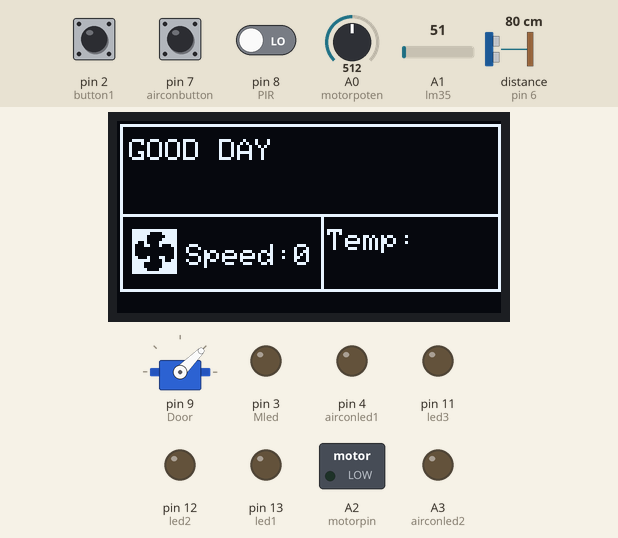
This sketch was run on a simulated Arduino Uno, built with avr-gcc and run on an emulated ATmega328P. On the bench: 128×64 one-colour display, servo, switched loads named in the sketch (green lamp = pin HIGH), output pins drawn as LEDs (lit = HIGH). Dashed ring = blinking. Inputs (shaded band) come from the test bench; at power-on: pin 8 (PIR) LOW, pin 2 (button1) HIGH, distance to the obstacle (sensor on pin 6) 80 cm, pin 7 (airconbutton) HIGH, A0 (motorpoten) = 512, A1 (lm35) = 51. The echo pulse lasts 58.3 µs per cm; pins used as bus, display or sensor lines are not drawn; what the sketch prints to the serial monitor is not drawn.

Above: at 1.2 s.
1.3 s: pin 8 (PIR) driven HIGH
At 3.6 s:
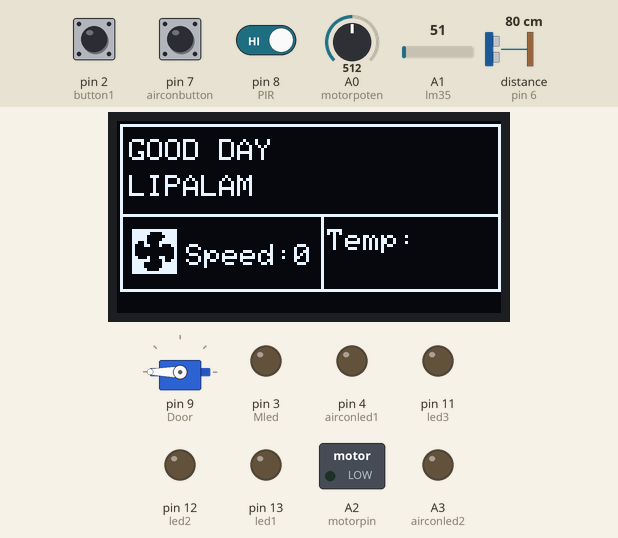
4.3 s: pin 2 (button1) pulled LOW for 3.2 s
At 6.2 s:
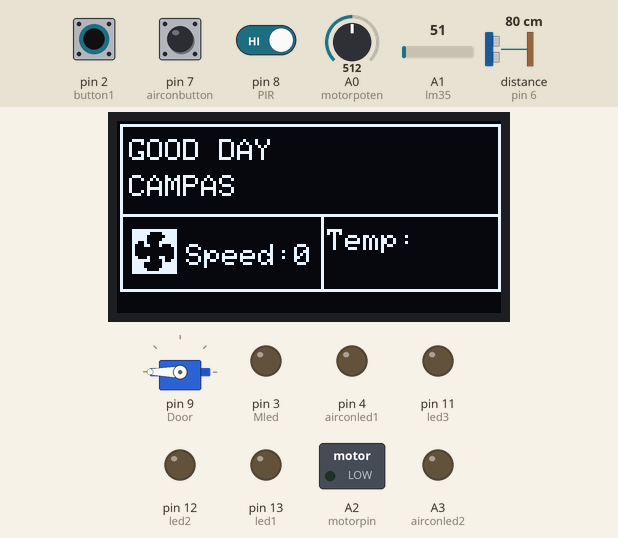
8.1 s: pin 8 (PIR) driven LOW
At 8.31 s:
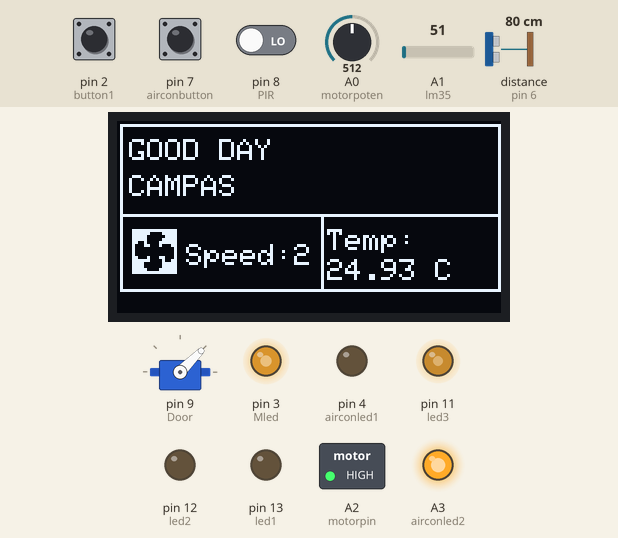
10.6 s: distance to the obstacle (sensor on pin 6) set to 63 cm
13.6 s: distance to the obstacle (sensor on pin 6) set to 57 cm
At 14.1 s:
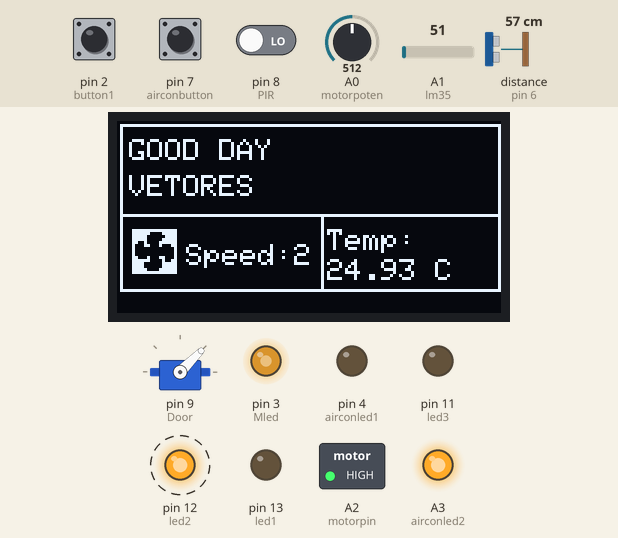
16.4 s: distance to the obstacle (sensor on pin 6) set to 33 cm
17.9 s: distance to the obstacle (sensor on pin 6) set to 28 cm
At 18.39 s:
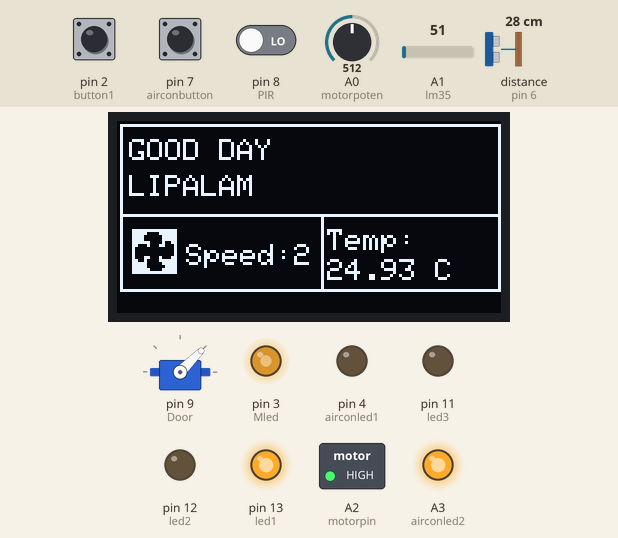
Timing chart, 0 to 20.9 s (numbered marks = the images above; inputs shaded):
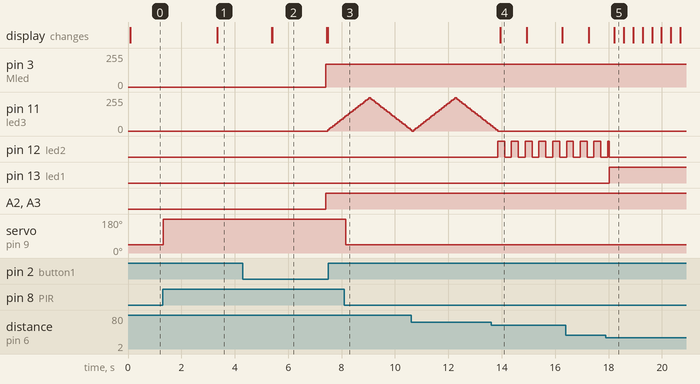

Measured:
- the behaviour switches between 61 and 60 cm on distance to the obstacle (sensor on pin 6) (found by bisection; images 3 and 4)
- the behaviour switches between 31 and 30 cm on distance to the obstacle (sensor on pin 6) (found by bisection; images 4 and 5)
- after the input at 1.3 s, servo on pin 9 (Door): 45° → 180° at once; the display: changes after 2.0 s (image 1)
- after the input at 4.3 s, pin 3 (Mled): 0/255 → 170/255 after 3.1 s; pin 11 (led3): moves from 0/255 to 100/255 over 0.58 s, starting after 3.2 s
- after the input at 8.1 s, servo on pin 9 (Door): 180° → 45° after 0.05 s
- after the input at 13.6 s, pin 11 (led3): goes on until 13.8 s, then stays 0/255; pin 12 (led2): alternates HIGH for 0.26 s and LOW for 0.26 s, starting after 0.25 s; the display: changes after 0.34 s (image 4)
- after the input at 17.9 s, pin 13 (led1): LOW → HIGH after 0.13 s; the display: changes after 0.32 s (image 5)

The sketch:

prelims_1_to_4_part.ino
```cpp
// For servo motor
#include <Servo.h>

int number_of_person;
//for all
unsigned long currentT ;

// for OLED
#include <Adafruit_GFX.h>
#include <Adafruit_SSD1306.h>
#include <Wire.h>
#include <SPI.h>
#define SCREEN_WIDTH 128
#define SCREEN_HEIGHT 64
#define OLED_RESET -1
Adafruit_SSD1306 display(SCREEN_WIDTH, SCREEN_HEIGHT, &Wire, OLED_RESET);
String name;

// SERVO
Servo Door;
#define button1 2
#define PIR 8
int door = 1;

// distance for person
const int trigPin = 5;
const int echoPin = 6;
long duration;
int distance;
#define led1 13
#define led2 12
#define led3 11
int human ;
int brightness = 0;
int fade = 10;
unsigned long Led3T = 0;
unsigned long Led2T = 0;
unsigned long USsensor = 0;
unsigned long strngT =0;
int strngname = 1;

//for motor
#define motorpoten A0
#define Mled 3
#define motorpin A2
#include "fan.h"
String speedname = "Speed:0";
int fanimage = 0;
unsigned long imageT = 0;
int motorspeed;

//for aircon
float tempvalue = 0;
int tempstate = 0;
float temp ;
String temperature = "";
#define airconbutton 7
#define lm35 A1
#define airconled1 4
#define airconled2 A3
int buttonstate = 0;
unsigned long airconT = 0;
unsigned long airconT2 = 0;

void setup() {
  //For OLED
  if (!display.begin(SSD1306_SWITCHCAPVCC, 0x3c)) {
    Serial.println(F("SSD1306 allocation failed"));
    for (;;); }
  display.clearDisplay();
  display.display();
  Serial.begin(9600);

  //for servo and human infrared sensor
  Door.attach(9);
  pinMode(PIR,INPUT);
  pinMode(button1, INPUT_PULLUP);
  Door.write(45);

  //for Ultrasonic sensor
  pinMode(led1,OUTPUT);
  pinMode(led2,OUTPUT);
  pinMode(led3,OUTPUT);
  pinMode(trigPin, OUTPUT);
  pinMode(echoPin, INPUT);
  digitalWrite(trigPin, LOW);

  //for motor
  pinMode(motorpoten, INPUT);
  pinMode(motorpin, OUTPUT);
  pinMode(Mled, OUTPUT);
  digitalWrite(Mled, LOW);

  //for aircon
  pinMode(airconbutton, INPUT_PULLUP);
  pinMode(lm35, INPUT);
  pinMode(airconled1,OUTPUT);
  pinMode(airconled2,OUTPUT);
}

void loop() {
  //door
  do{
    OLED(name,speedname,temperature);
    if (digitalRead(PIR) == 1 ){
      Firstpart(door);
      door++;
    }
    else{
      Door.write(45);
    }
    currentT = millis();
  }while(door <= 3);

  //human and distance
  currentT = millis();
  if (currentT - USsensor >= 300){
  digitalWrite(trigPin, HIGH);
  delayMicroseconds(10);
  digitalWrite(trigPin, LOW);
  duration = pulseIn(echoPin, HIGH);
  distance = duration * 0.034 / 2;
  USsensor = currentT;
  }
  human = (distance >= 100) ? 0 :
        (distance >= 60) ? 3 :
        (distance >= 30) ? 2 :
        (distance >= 10) ? 1 : human;

  name = (distance >= 100) ? "Hi" :
        (distance >= 60) ? "CAMPAS" :
        (distance >= 30) ? "VETORES" :
        (distance >= 10) ? "LIPALAM" : name;

  Ledlights(human);

  //motor speed
  long potenvalue = analogRead(motorpoten);
  motorspeed = map(potenvalue,0,1023,0,4);
  fan(motorspeed);

  //for aircon temp
  if (digitalRead(airconbutton) == 0 && currentT - airconT >= 500){
      buttonstate = !buttonstate;
      airconT = currentT;
    }

  if (currentT - airconT2 >= 500){
    tempvalue = analogRead(lm35);
    temp = (tempvalue * (5.0/1023.0) ) * 100.0;
    Airconled(buttonstate,temp);
    Aircon(temp);

    if(temp > 70 ){
    Serial.print(temperature);
    Serial.println();

    float tempvalue1;
    float temp1 = temp;
    while(temp1 > 70 && tempstate == 0){
      tempvalue1 = analogRead(lm35);
      temp1 = (tempvalue * (5.0/1023.0) ) * 100.0;

      if (Serial.available() > 0){
      tempstate = Serial.readStringUntil('\n').toInt();
      }

      Door.write(180);
      delay(50);
      }
    tempstate = 0;
    }
    airconT2 = currentT;
  }

  OLED(name,speedname,temperature);


  if (Serial.available() > 0) {
    number_of_person = Serial.readStringUntil('\n').toInt();
    // Print the received temperature to Serial Monitor
    if (number_of_person == 0){
      reset();
    }
  }

}


void OLED(String Name ,String speedname, String temp){

  display.clearDisplay();
  display.setTextSize(1);
  display.setTextColor(WHITE);

  display.drawRect(1,1, 127,31 , WHITE);
  display.setCursor(4, 6);
  display.println("GOOD DAY ");

  if(door == 3 && currentT - strngT >= 1000){
    if(strngname == 1){
      name = "GUERRERO";
    }else{
      name = "VETORES";
    }
  strngT = currentT;
  strngname = !strngname;
  }

  display.setCursor(4, 18);
  display.print(Name);

  display.drawRect(1,31, 68,26 , WHITE);
  display.setCursor(23, 41);
  display.print(speedname);

  if(currentT - imageT >= 20 && speedname != "Speed:0"){
    if( fanimage == 1){
    display.drawBitmap(5, 36, epd_bitmap_fan__2_, 15, 15, WHITE);
    }else{
    display.drawBitmap(5, 36, epd_bitmap_fan__3_, 15, 15, WHITE);
    imageT = currentT;
  }
  fanimage = !fanimage;
  }else{
    display.drawBitmap(5, 36, epd_bitmap_fan__2_, 15, 15, WHITE);
  }

  display.drawRect(68,31, 60, 26 , WHITE);
  display.setCursor(70, 36);
  display.println("Temp: ");
  display.setCursor(70, 46);
  display.print(temp);

  //display.println(message);*/
  display.display();
}


void Firstpart(int door){
  switch(door){
    case 1 :
      Door.write(180);
      name = "LIPALAM";
      delay(2000);
      break;
    case 2 :
      Door.write(180);
      name = "GUERRERO";
      delay(2000);
      break;
    case 3 :
      while(digitalRead(button1) != 0){
        Door.write(45);
      }
      name = "CAMPAS";
      Door.write(180);
      Serial.print(3);
      Serial.println();
      OLED(name,speedname,temperature);
      delay(2000);
      break;
  }
}


void Ledlights(int distance){

  switch(distance){
  case 1:
    digitalWrite(led1,HIGH);
    digitalWrite(led2,LOW);
    digitalWrite(led3,LOW);
    break;
  case 2:
    currentT = millis();
    digitalWrite(led1,LOW);
    digitalWrite(led3,LOW);
    if (currentT - Led2T >= 250){
    digitalWrite(led2,!digitalRead(led2));
    Led2T = currentT;
    }
    break;
  case 3:
    currentT = millis();
    digitalWrite(led2,LOW);
    digitalWrite(led1,LOW);
    if (currentT - Led3T >= 20){
      analogWrite(led3,brightness);
      brightness += fade;
      Led3T = currentT;
      if (brightness >= 250 || brightness <= 0){
      fade = -fade;
      }
    }
    break;
  default:
    digitalWrite(led1,LOW);
    digitalWrite(led2,LOW);
    digitalWrite(led3,LOW);
    break;
 }
}

 void fan(int speed) {
  switch(speed) {
    case 0:
      analogWrite(motorpin, 0);
      digitalWrite(Mled, LOW);
      speedname = "Speed:0";
      break;
    case 1:
      analogWrite(motorpin,130);
      analogWrite(Mled, (255 / 3));
      speedname = "Speed:1";
      break;
    case 2:
      analogWrite(motorpin,190);
      analogWrite(Mled, (255 / 3) * 2);
      speedname = "Speed:2";
      break;
    case 3:
      analogWrite(motorpin,255);
      analogWrite(Mled, 255);
      speedname = "Speed:3" ;
      break;
  }
}

String Aircon(float temp){
  temperature = "";
  temperature += String(temp);
  temperature += " C";
  return temperature;
}


void Airconled(int button , float temperature){
  switch(button){
    case 0:
      if(temperature > 30){
      digitalWrite(airconled1, HIGH);
      digitalWrite(airconled2, LOW);
      }else{
      digitalWrite(airconled2, HIGH);
      digitalWrite(airconled1, LOW);
      }
      break;
    case 1:
      digitalWrite(airconled1,HIGH);
      digitalWrite(airconled2,HIGH);
      break;
  }
}

void reset(){
  display.clearDisplay();
  strngname = 1;
  tempvalue = 0;
  tempstate = 0;
  buttonstate = 0;
  fanimage = 0;
  digitalWrite(airconled1,LOW);
  digitalWrite(airconled2,LOW);
  Ledlights(0);
  fan(0);
  number_of_person = 1;
  door = 1;
  display.display();
}
```

fan.h
```cpp
// 'electricfan_small', 15x15px
const unsigned char epd_bitmap_fan__2_ [] PROGMEM = {
	0xff, 0xfe, 0xfc, 0x3e, 0xf8, 0x1e, 0xf8, 0x3e, 0xc8, 0x7e, 0x8c, 0x46, 0x80, 0x02, 0x80, 0x02,
	0x80, 0x02, 0xc4, 0x62, 0xfc, 0x26, 0xf0, 0x3e, 0xf0, 0x3e, 0xf8, 0x7e, 0xff, 0xfe
};
// 'electricfan_small', 15x15px
const unsigned char epd_bitmap_fan__3_ [] PROGMEM = {
	0xff, 0xfe, 0xf8, 0x7e, 0xf0, 0x3e, 0xf0, 0x3e, 0xfc, 0x26, 0xc4, 0x62, 0x80, 0x02, 0x80, 0x02,
	0x80, 0x02, 0x8c, 0x46, 0xc8, 0x7e, 0xf8, 0x3e, 0xf8, 0x1e, 0xfc, 0x3e, 0xff, 0xfe
};


// Array of all bitmaps for convenience. (Total bytes used to store images in PROGMEM = 48)
const int epd_bitmap_allArray_LEN = 2;
const unsigned char* epd_bitmap_allArray[2] = {
	epd_bitmap_fan__2_,epd_bitmap_fan__3_
};
```
